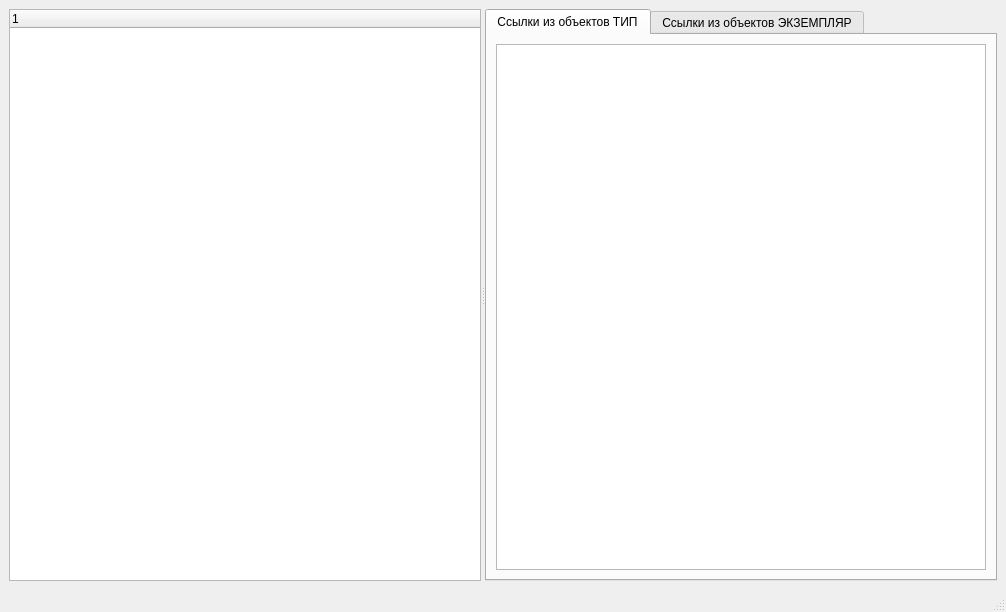
<ui version="4.0" >
 <class>LinksExplorer</class>
 <widget class="QMainWindow" name="LinksExplorer" >
  <property name="geometry" >
   <rect>
    <x>0</x>
    <y>0</y>
    <width>1006</width>
    <height>612</height>
   </rect>
  </property>
  <property name="windowTitle" >
   <string>Ссылки из других объектоа системы</string>
  </property>
  <widget class="QWidget" name="centralwidget" >
   <layout class="QGridLayout" name="gridLayout" >
    <item row="0" column="0" >
     <widget class="QSplitter" name="splitter" >
      <property name="orientation" >
       <enum>Qt::Horizontal</enum>
      </property>
      <widget class="QEidosTreeWidget" name="EidosTreeWidget" >
       <column>
        <property name="text" >
         <string>1</string>
        </property>
       </column>
      </widget>
      <widget class="QTabWidget" name="tabWidget_Prg" >
       <property name="currentIndex" >
        <number>0</number>
       </property>
       <widget class="QWidget" name="tab_Hypotesis" >
        <attribute name="title" >
         <string>Ссылки из объектов ТИП</string>
        </attribute>
        <layout class="QGridLayout" name="gridLayout_2" >
         <item row="0" column="0" >
          <widget class="QTableView" name="tableView_Hyp" />
         </item>
        </layout>
       </widget>
       <widget class="QWidget" name="tab_Pragma" >
        <attribute name="title" >
         <string>Ссылки из объектов ЭКЗЕМПЛЯР</string>
        </attribute>
        <layout class="QGridLayout" name="gridLayout_3" >
         <item row="0" column="0" >
          <widget class="QTableView" name="tableView_2" />
         </item>
        </layout>
       </widget>
      </widget>
     </widget>
    </item>
   </layout>
  </widget>
  <widget class="QMenuBar" name="menubar" >
   <property name="geometry" >
    <rect>
     <x>0</x>
     <y>0</y>
     <width>1006</width>
     <height>28</height>
    </rect>
   </property>
  </widget>
  <widget class="QStatusBar" name="statusbar" />
 </widget>
 <customwidgets>
  <customwidget>
   <class>QEidosTreeWidget</class>
   <extends>QTreeWidget</extends>
   <header>qeidostreewidget.h</header>
  </customwidget>
 </customwidgets>
 <resources/>
 <connections/>
</ui>
